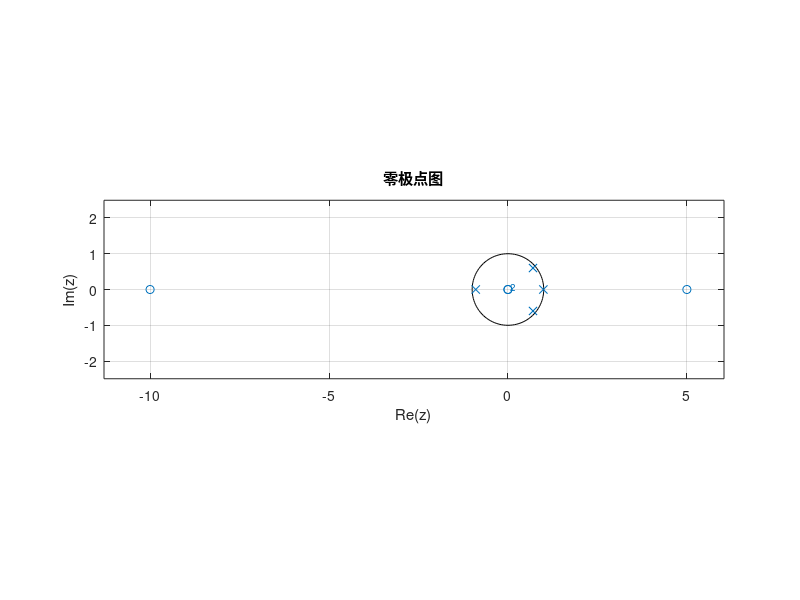

Source code (MATLAB): (Note: this script raises an error after producing the figure.)
%4
b=[1,5,-50];
a=[2,-2.98,0.17, 2.3418 ,-1.5147];
[H,w]=freqz(b,a,512,'whole');
figure;
zplane(b,a);
xlabel('Re(z)');
ylabel('Im(z)');
title('零极点图' );
figure
dimpulse(b,a,66)
title('单位脉冲响应' );
figure
dstep(b,a,66);
title('单位阶跃响应' );
